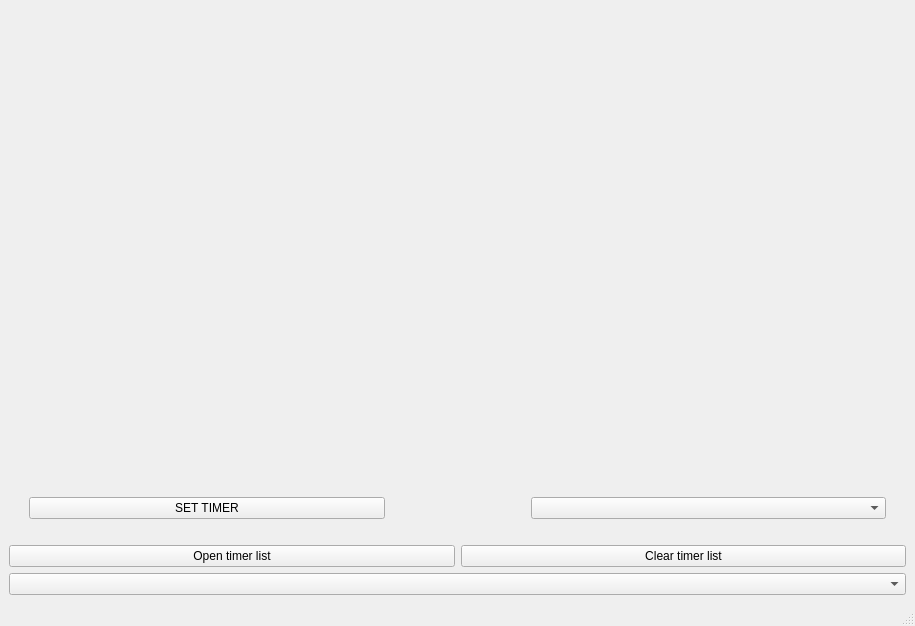
<?xml version="1.0" encoding="UTF-8"?>
<ui version="4.0">
 <class>MainWindow</class>
 <widget class="QMainWindow" name="MainWindow">
  <property name="geometry">
   <rect>
    <x>0</x>
    <y>0</y>
    <width>915</width>
    <height>626</height>
   </rect>
  </property>
  <property name="windowTitle">
   <string>MainWindow</string>
  </property>
  <widget class="QWidget" name="centralwidget">
   <layout class="QVBoxLayout" name="verticalLayout">
    <item>
     <widget class="QLabel" name="labelTime">
      <property name="text">
       <string/>
      </property>
      <property name="textFormat">
       <enum>Qt::TextFormat::AutoText</enum>
      </property>
      <property name="alignment">
       <set>Qt::AlignmentFlag::AlignCenter</set>
      </property>
     </widget>
    </item>
    <item>
     <layout class="QVBoxLayout" name="verticalLayout_3" stretch="0">
      <item>
       <layout class="QHBoxLayout" name="horizontalLayout">
        <property name="leftMargin">
         <number>20</number>
        </property>
        <property name="topMargin">
         <number>20</number>
        </property>
        <property name="rightMargin">
         <number>20</number>
        </property>
        <property name="bottomMargin">
         <number>20</number>
        </property>
        <item>
         <widget class="QPushButton" name="pushButton">
          <property name="maximumSize">
           <size>
            <width>10000</width>
            <height>16777215</height>
           </size>
          </property>
          <property name="contextMenuPolicy">
           <enum>Qt::ContextMenuPolicy::DefaultContextMenu</enum>
          </property>
          <property name="layoutDirection">
           <enum>Qt::LayoutDirection::RightToLeft</enum>
          </property>
          <property name="text">
           <string>SET TIMER</string>
          </property>
         </widget>
        </item>
        <item>
         <spacer name="horizontalSpacer_2">
          <property name="orientation">
           <enum>Qt::Orientation::Horizontal</enum>
          </property>
          <property name="sizeType">
           <enum>QSizePolicy::Policy::Minimum</enum>
          </property>
          <property name="sizeHint" stdset="0">
           <size>
            <width>40</width>
            <height>20</height>
           </size>
          </property>
         </spacer>
        </item>
        <item>
         <spacer name="horizontalSpacer">
          <property name="orientation">
           <enum>Qt::Orientation::Horizontal</enum>
          </property>
          <property name="sizeType">
           <enum>QSizePolicy::Policy::Minimum</enum>
          </property>
          <property name="sizeHint" stdset="0">
           <size>
            <width>100</width>
            <height>20</height>
           </size>
          </property>
         </spacer>
        </item>
        <item>
         <widget class="QComboBox" name="comboBox_2">
          <property name="currentText">
           <string/>
          </property>
          <property name="currentIndex">
           <number>-1</number>
          </property>
          <property name="placeholderText">
           <string>Time format</string>
          </property>
          <item>
           <property name="text">
            <string>24h-format</string>
           </property>
          </item>
          <item>
           <property name="text">
            <string>12h-format</string>
           </property>
          </item>
         </widget>
        </item>
       </layout>
      </item>
     </layout>
    </item>
    <item>
     <layout class="QHBoxLayout" name="horizontalLayout_2">
      <item>
       <widget class="QPushButton" name="openListButton">
        <property name="text">
         <string>Open timer list</string>
        </property>
       </widget>
      </item>
      <item>
       <widget class="QPushButton" name="clearListButton">
        <property name="text">
         <string>Clear timer list</string>
        </property>
       </widget>
      </item>
     </layout>
    </item>
    <item>
     <widget class="QComboBox" name="comboBox">
      <property name="placeholderText">
       <string>TimeZone</string>
      </property>
     </widget>
    </item>
   </layout>
  </widget>
  <widget class="QMenuBar" name="menubar">
   <property name="geometry">
    <rect>
     <x>0</x>
     <y>0</y>
     <width>915</width>
     <height>25</height>
    </rect>
   </property>
  </widget>
  <widget class="QStatusBar" name="statusbar"/>
 </widget>
 <resources/>
 <connections/>
</ui>
